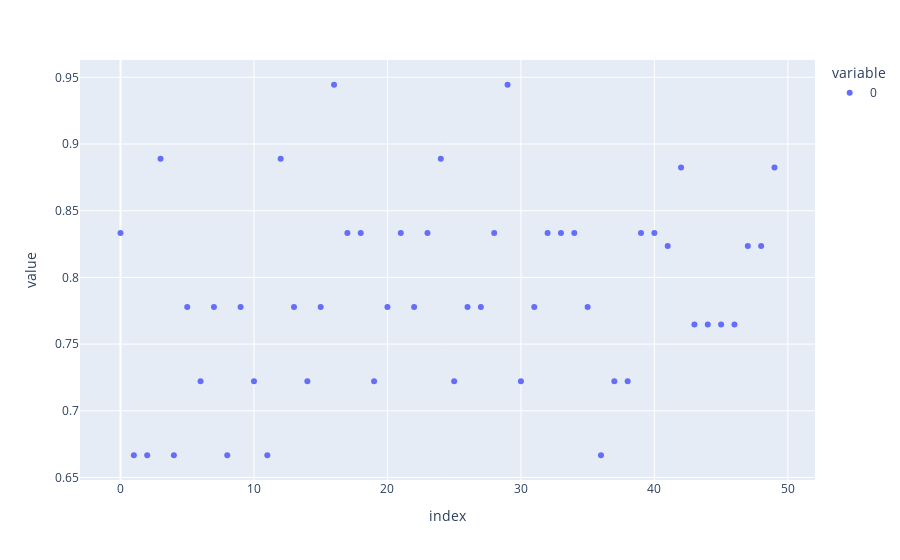

The cell this chart's notebook holds for it:
### Code cell
fig = px.scatter(cv_scores)
fig.show()

### Figure 1 — Plotly figure (JSON) as saved in the notebook; plotly's stock layout.template omitted (floating-point values rounded to 4 significant figures)
{"data": [{"hovertemplate": "variable=0<br>index=%{x}<br>value=%{y}<extra></extra>", "legendgroup": "0", "marker": {"color": "#636efa", "symbol": "circle"}, "mode": "markers", "name": "0", "orientation": "v", "showlegend": true, "type": "scatter", "x": [0, 1, 2, 3, 4, 5, 6, 7, 8, 9, 10, 11, 12, 13, 14, 15, 16, 17, 18, 19, 20, 21, 22, 23, 24, 25, 26, 27, 28, 29, 30, 31, 32, 33, 34, 35, 36, 37, 38, 39, 40, 41, 42, 43, 44, 45, 46, 47, 48, 49], "xaxis": "x", "y": [0.8333, 0.6667, 0.6667, 0.8889, 0.6667, 0.7778, 0.7222, 0.7778, 0.6667, 0.7778, 0.7222, 0.6667, 0.8889, 0.7778, 0.7222, 0.7778, 0.9444, 0.8333, 0.8333, 0.7222, 0.7778, 0.8333, 0.7778, 0.8333, 0.8889, 0.7222, 0.7778, 0.7778, 0.8333, 0.9444, 0.7222, 0.7778, 0.8333, 0.8333, 0.8333, 0.7778, 0.6667, 0.7222, 0.7222, 0.8333, 0.8333, 0.8235, 0.8824, 0.7647, 0.7647, 0.7647, 0.7647, 0.8235, 0.8235, 0.8824], "yaxis": "y"}], "layout": {"legend": {"title": {"text": "variable"}, "tracegroupgap": 0}, "margin": {"t": 60}, "xaxis": {"anchor": "y", "domain": [0, 1], "title": {"text": "index"}}, "yaxis": {"anchor": "x", "domain": [0, 1], "title": {"text": "value"}}}}
